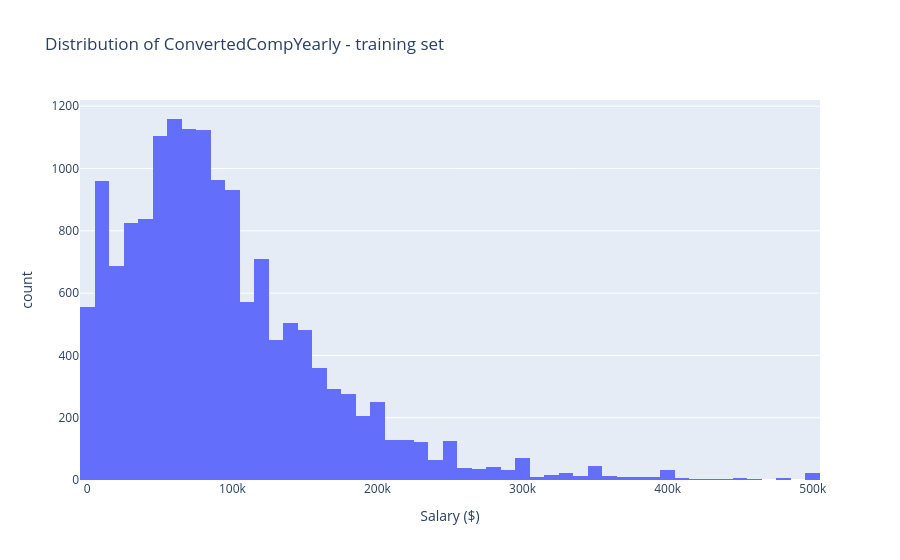

Write notebook code for a chart like this one.
### Code cell
fig = px.histogram(
    10 ** train_clean[LOG_TARGET],
    nbins=60,
    title="Distribution of ConvertedCompYearly - training set",
    labels={"value": "Salary ($)"},
)
fig.update_layout(showlegend=False)
fig.show()

### Figure 1 — Plotly figure (JSON) as saved in the notebook; plotly's stock layout.template omitted (floating-point values rounded to 4 significant figures; data arrays with more than 128 entries replaced by an {"elided": "..."} marker saying what was removed)
{"data": [{"bingroup": "x", "hovertemplate": "variable=LogCompYearly<br>Salary ($)=%{x}<br>count=%{y}<extra></extra>", "legendgroup": "LogCompYearly", "marker": {"color": "#636efa", "pattern": {"shape": ""}}, "name": "LogCompYearly", "nbinsx": 60, "orientation": "v", "showlegend": true, "type": "histogram", "x": {"elided": "15404 float values"}, "xaxis": "x", "yaxis": "y"}], "layout": {"barmode": "relative", "legend": {"title": {"text": "variable"}, "tracegroupgap": 0}, "showlegend": false, "title": {"text": "Distribution of ConvertedCompYearly - training set"}, "xaxis": {"anchor": "y", "domain": [0, 1], "title": {"text": "Salary ($)"}}, "yaxis": {"anchor": "x", "domain": [0, 1], "title": {"text": "count"}}}}
